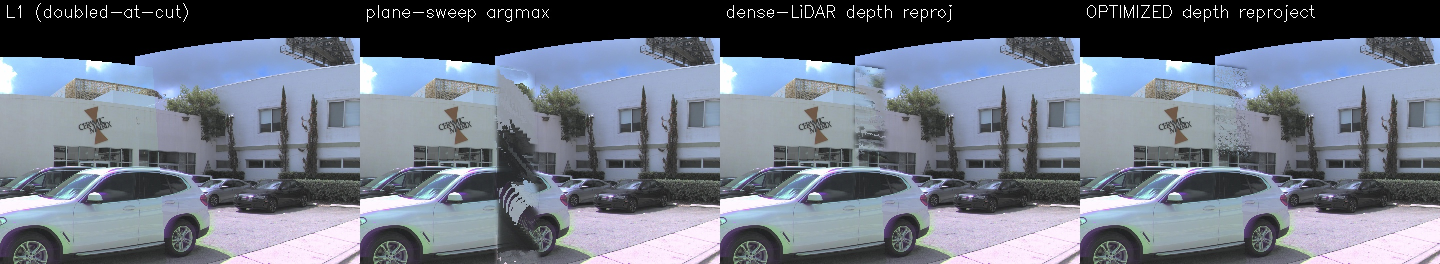
#> input picture scripts/phase3/_db13_local_check.jpg, 2880 x 528 px (shown at 1/2 size)
$ python make_db21_current_masks.py --image _db13_local_check.jpg --out-dir out
#> lines starting #> are read from the running program, lines starting #| are printed output that depends on the picture; after the words box and inside, x2 and y2 are one past the last pixel; in counts of white or black regions, pixels touching at a corner belong together
from __future__ import annotations

import argparse
from pathlib import Path

import numpy as np
from PIL import Image, ImageDraw


def _load_rgb(path: Path) -> Image.Image:
    return Image.open(path).convert("RGB")
#> returned value is the input picture: PIL image 2880x528 RGB; mean R, G, B 108.5, 115.4, 128.6


def _polygon_mask(size: tuple[int, int], polygon: list[tuple[int, int]]) -> np.ndarray:
    m = Image.new("L", size, 0)
    ImageDraw.Draw(m).polygon(polygon, fill=255)
    return np.array(m) > 0


def _save_candidate(
    image: Image.Image,
    out_dir: Path,
    name: str,
    polygons: list[list[tuple[int, int]]],
    content_threshold: int,
    crop_box: tuple[int, int, int, int],
) -> None:
    rgb = np.array(image)
    content = rgb.max(axis=2) > content_threshold

    core = np.zeros((image.height, image.width), dtype=bool)
    for poly in polygons:
        core |= _polygon_mask(image.size, poly)
    core &= content

    preserve = np.full((image.height, image.width), 255, dtype=np.uint8)
    preserve[core] = 0
    Image.fromarray(preserve, mode="L").save(out_dir / f"{name}_mask_preserve_nonseam.png")

    overlay = image.copy()
    od = ImageDraw.Draw(overlay, "RGBA")
    for poly in polygons:
        od.line(poly + [poly[0]], fill=(255, 190, 0, 160), width=18)
    core_rgba = Image.new("RGBA", image.size, (0, 0, 0, 0))
    c = np.zeros((image.height, image.width, 4), dtype=np.uint8)
    c[core] = (255, 0, 80, 115)
    core_rgba = Image.fromarray(c, mode="RGBA")
    overlay = Image.alpha_composite(overlay.convert("RGBA"), core_rgba).convert("RGB")
    overlay.save(out_dir / f"{name}_overlay.jpg", quality=94)
    overlay.crop(crop_box).save(out_dir / f"{name}_overlay_right_bmw.jpg", quality=96)

    diag = {
        "name": name,
        "core_fraction": float(core.mean()),
        "core_pixels": int(core.sum()),
        "content_threshold": int(content_threshold),
        "polygons": polygons,
    }
    (out_dir / f"{name}_diagnostics.txt").write_text(str(diag) + "\n", encoding="utf-8")


def main() -> int:
    ap = argparse.ArgumentParser()
    ap.add_argument("--image", required=True)
    ap.add_argument("--out-dir", required=True)
    ap.add_argument("--content-threshold", type=int, default=20)
    args = ap.parse_args()

    image = _load_rgb(Path(args.image))
    out_dir = Path(args.out_dir)
    out_dir.mkdir(parents=True, exist_ok=True)

    crop_box = (1420, 360, 2048, 760)
    image.crop(crop_box).save(out_dir / "right_bmw_wide.jpg", quality=96)
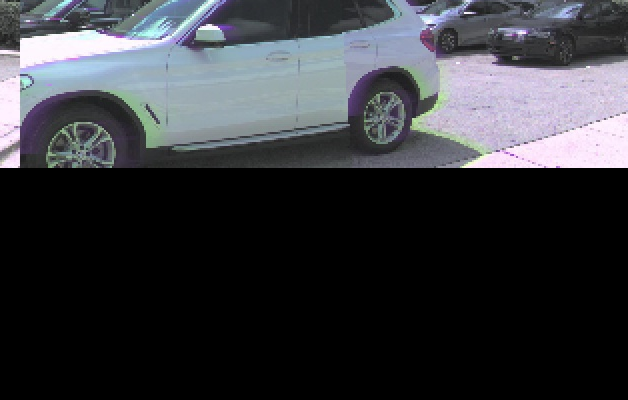
#> saved as right_bmw_wide.jpg: PIL image 628x400 RGB; mean R, G, B 54.4, 56.1, 60.7
    image.crop((1480, 560, 2048, 760)).save(out_dir / "right_ground.jpg", quality=96)

    candidates = {
        # Last-resort ultra-thin line/curb candidate: much less canvas than rg_line_narrow.
        "rg_line_ultra": [[(1810, 574), (2047, 558), (2047, 612), (1810, 634)]],
        # Only the visible right-side white-line / curb kink, excluding the BMW body and black lower band.
        "rg_line_narrow": [[(1780, 564), (2047, 548), (2047, 638), (1780, 668)]],
        # Slightly broader right-ground candidate if the narrow line misses the discontinuity.
        "rg_line_mid": [[(1695, 578), (2047, 552), (2047, 662), (1695, 694)]],
        # Separate dark-wall lower seam; not mixed with the BMW/right-line test.
        "darkwall_lower": [[(1110, 585), (1500, 605), (1500, 716), (1110, 690)]],
    }

    for name, polys in candidates.items():
        _save_candidate(image, out_dir, name, polys, args.content_threshold, crop_box)
#> this loop made 4 passes
#> pass 1, in _save_candidate, `content = rgb.max(axis=2) > content_threshold`:
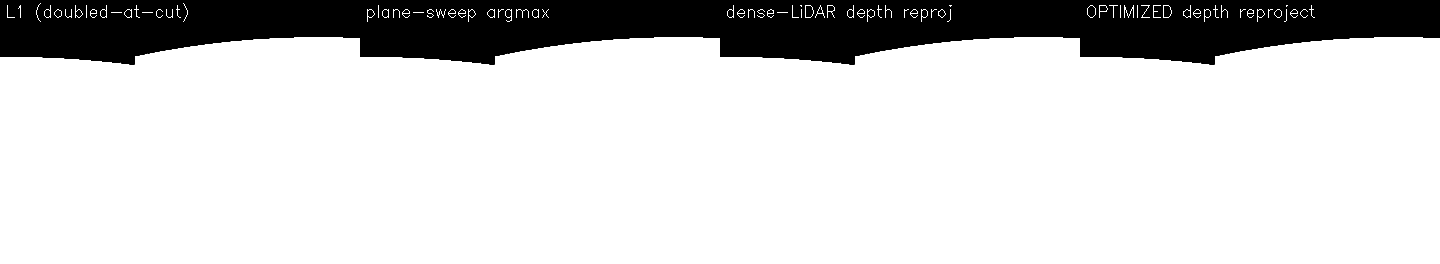
#> content: shape (528, 2880) bool (shown at 1/2 size); 82% white; 1 black region, box (x1, y1, x2, y2) and area: (0, 0, 2880, 130) 273940

    print(out_dir)
    return 0


if __name__ == "__main__":
    raise SystemExit(main())
#> (the program exits here)
